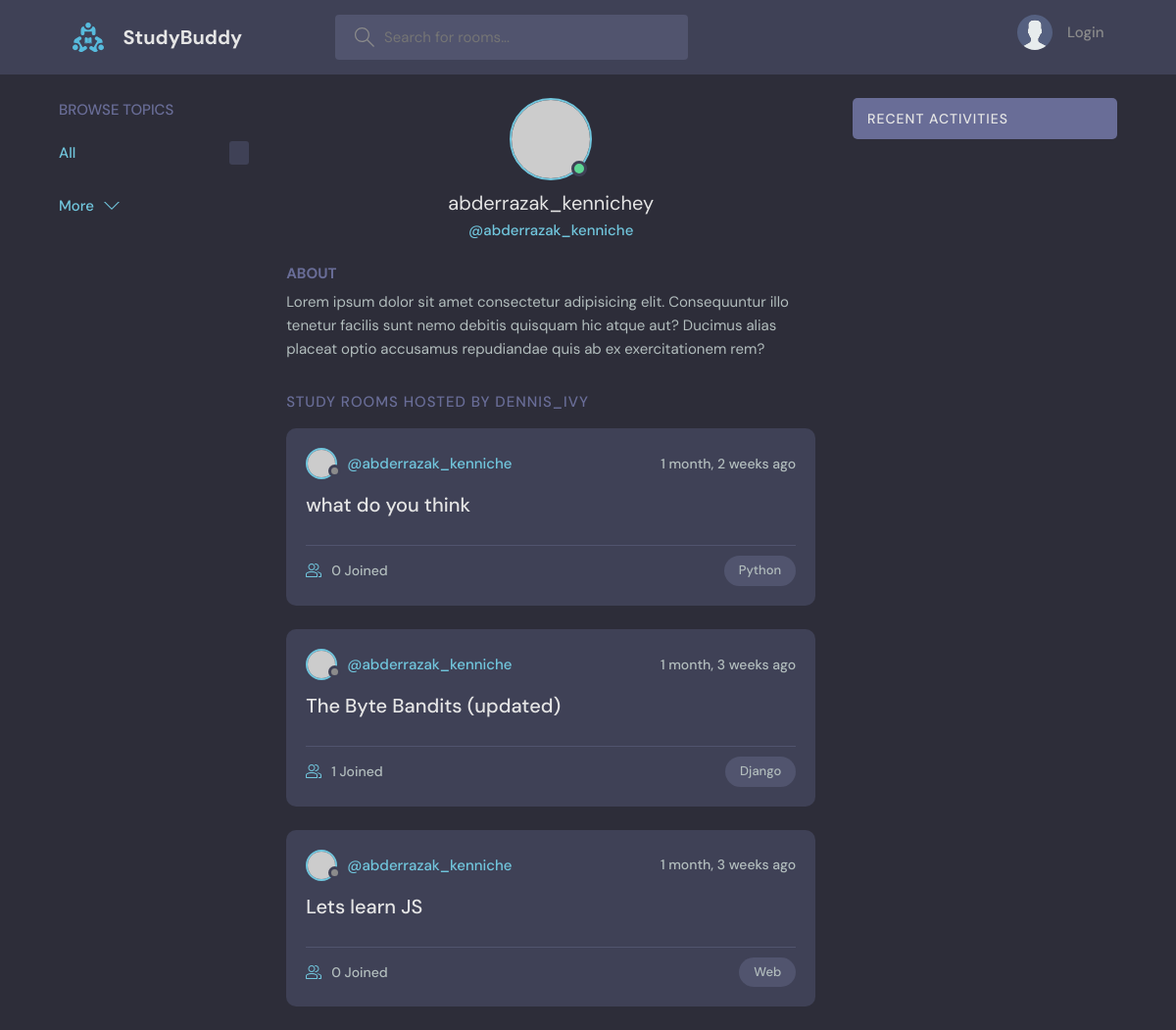
Page /profile/1/ on the committed database.
### base/models.py (models this page shows, shortened)
class Room(models.Model):
    host = models.ForeignKey(User, on_delete=models.SET_NULL, null=True)
    topic = models.ForeignKey(Topic, on_delete=models.SET_NULL, null=True)
    name = models.CharField(max_length=200)
    description = models.TextField(null=True, blank=True)
    participants = models.ManyToManyField(User, related_name='participants', blank=True)
    updated = models.DateTimeField(auto_now=True) # modified when updating
    created = models.DateTimeField(auto_now_add=True) # modified when created
    class Meta:
        ordering = ['-updated' , '-created']

class Topic(models.Model):
    name = models.CharField(max_length=200)

### base/views.py (the view)
# urls.py: path('profile/<str:pk>/', views.userProfile, name="user-profile"),
def userProfile(request, pk):
    user = User.objects.get(id=pk)
    rooms = user.room_set.all()
    room_messages = user.message_set.all()
    topics = Topic.objects.all()
    context = {'user' : user , 'rooms' : rooms , 'room_message' : room_messages}
    return render(request, 'base/profile.html', context)

### base/templates/base/profile.html (shortened to what this page needs)
  {% extends 'main.html' %}
  {% block content %}
  <main class="profile-page layout layout--3">
    <div class="container">
      {% include 'base/topics_component.html' %}
      <div class="roomList">
        <div class="profile">
          <div class="profile__avatar">
            <div class="avatar avatar--large active">
              <img src="https://randomuser.me/api/portraits/men/11.jpg" />
            </div>
          </div>
          <div class="profile__info">
            <h3>{{user.username}}y</h3>
            <p>@{{user.username}}</p>
          </div>
          <div class="profile__about">
            <h3>About</h3>
            <p>
              Lorem ipsum dolor sit amet consectetur adipisicing elit. Consequuntur illo tenetur
              facilis sunt nemo debitis quisquam hic atque aut? Ducimus alias placeat optio
              accusamus repudiandae quis ab ex exercitationem rem?
            </p>
          </div>
        </div>
        <div class="roomList__header">
          <div>
            <h2>Study Rooms Hosted by dennis_ivy</a>
            </h2>
          </div>
        </div>
        {% include 'base/feed_component.html' %}
      </div>
      {% include 'base/activity_component.html' %}
    </div>
  </main>
{% endblock content %}

### templates/main.html (shortened to what this page needs)
<!DOCTYPE html>
{% load static %}
<html lang="en">
  <head>
    <link rel="stylesheet" href="{% static 'styles/style.css' %}" />
  </head>
  <body>
    {% include 'navbar.html' %}
    {% block content %}
    {% endblock %}
  </body>
</html>

### templates/navbar.html (shortened to what this page needs)
{% load static %}
<header class="header header--loggedIn">
    <div class="container">
      <a href="{% url 'home' %}" class="header__logo">
        <img src="{% static 'images/logo.svg' %}" >
        <h1>StudyBuddy</h1>
      </a>
      <form class="header__search" method="GET" action="{% url 'home' %}">
        <label>
          <input name='q' placeholder="Search for rooms..." />
        </label>
      </form>
      <nav class="header__menu">
        {% if request.user.is_authenticated %}
        <div class="header__user">
          <a href="{% url 'update-user' %}">
            <div class="avatar avatar--medium active">
              <img src="https://randomuser.me/api/portraits/men/37.jpg" />
            </div>
            <p>{{request.user.username}} <span>@{{request.user.username}}</span></p>
          </a>
          <button class="dropdown-button">
            <svg version="1.1" xmlns="http://www.w3.org/2000/svg" width="32" height="32" viewBox="0 0 32 32">
              <title>chevron-down</title>
              <path d="M16 21l-13-13h-3l16 16 16-16h-3l-13 13z"></path>
            </svg>
          </button>
        </div>
        {% else %}
        <a href="{% url 'login' %}">
            <img src="{% static 'images/avatar.svg' %}" />
            <p>Login</p>
        </a>
        {% endif %}
      </nav>
    </div>
</header>

### base/templates/base/topics_component.html (shortened to what this page needs)
<div class="topics">
    <div class="topics__header">
      <h2>Browse Topics</h2>
    </div>
    <ul class="topics__list">
      <li>
        <a href="{% url 'home' %}" class="active">All <span>{{topics.count}}</span></a>
      </li>
    </ul>
    <a class="btn btn--link" href="topics.html">
      More
      <svg version="1.1" xmlns="http://www.w3.org/2000/svg" width="32" height="32" viewBox="0 0 32 32">
        <title>chevron-down</title>
        <path d="M16 21l-13-13h-3l16 16 16-16h-3l-13 13z"></path>
      </svg>
    </a>
</div>

### base/templates/base/feed_component.html (shortened to what this page needs)
{% for room in rooms %}
<div class="roomListRoom">
    <div class="roomListRoom__header">
      <a href="{% url 'user-profile' room.host.id %}" class="roomListRoom__author">
        <div class="avatar avatar--small">
          <img src="https://randomuser.me/api/portraits/women/11.jpg" />
        </div>
        <span>@{{room.host.username}}</span>
      </a>
      <div class="roomListRoom__actions">
        <span>{{room.created|timesince}} ago</span>
      </div>
    </div>
    <div class="roomListRoom__content">
      <a href="{% url 'room' room.id %}">{{room.name}}</a>
    </div>
    <div class="roomListRoom__meta">
      <a href="{% url 'room' room.id %}" class="roomListRoom__joined">
        {{room.participants.all.count}} Joined
      </a>
      <p class="roomListRoom__topic">{{room.topic.name}}</p>
    </div>
  </div>
{% endfor %}

### base/templates/base/activity_component.html (shortened to what this page needs)
<div class="activities">
  <div class="activities__header">
      <h2>Recent Activities</h2>
  </div>
</div>

### rows in the picture
Room: host.username "abderrazak_kenniche", created "1 month, 2 weeks", name "what do you think", participants.all.count "0", topic.name "Python"
Room: host.username "abderrazak_kenniche", created "1 month, 3 weeks", name "The Byte Bandits (updated)", participants.all.count "1", topic.name "Django"
Room: host.username "abderrazak_kenniche", created "1 month, 3 weeks", name "Lets learn JS", participants.all.count "0", topic.name "Web"

### other values in the picture
{{ user.username }} "abderrazak_kenniche"
